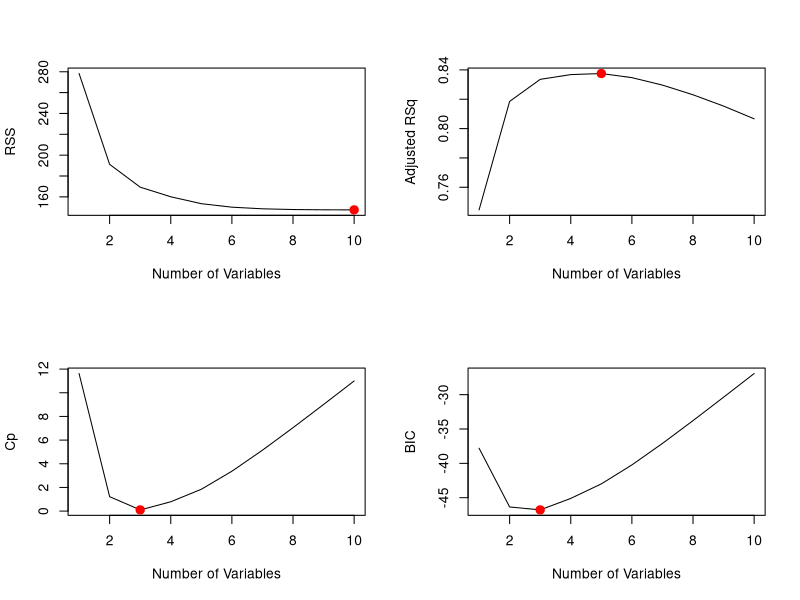

This chart was generated by the following R code:

# Fuel Efficiency Analysis
# Best Subset Selection (Student)
# Instructions:

# Run subset selection on the mtcars data
# Does the R-squared always increase and RSS always decrease when the model has more variables? Why?
# Generate line plots of RSS, Adjusted R-squared, Cp and BIC vs number of features
# Show the coefficients of the best model and interpret it


# load the leaps library which is available in conda's r channel
# see the instructions in install-instructions/README.md
library(leaps)

# use subset selection to find the best model for mpg for every number of variables

to = proc.time()

reg_fit_full = regsubsets(mpg ~ ., data=mtcars, nvmax=10)
tf = proc.time()
tf - to

reg_summary = summary(reg_fit_full)
reg_summary

#  user  system elapsed 
#   0.007   0.001   0.009 
# Subset selection object
# Call: regsubsets.formula(mpg ~ ., data = mtcars, nvmax = 10)
# 10 Variables  (and intercept)
#      Forced in Forced out
# cyl      FALSE      FALSE
# disp     FALSE      FALSE
# hp       FALSE      FALSE
# drat     FALSE      FALSE
# wt       FALSE      FALSE
# qsec     FALSE      FALSE
# vs       FALSE      FALSE
# am       FALSE      FALSE
# gear     FALSE      FALSE
# carb     FALSE      FALSE
# 1 subsets of each size up to 10
# Selection Algorithm: exhaustive
#           cyl disp hp  drat wt  qsec vs  am  gear carb
# 1  ( 1 )  " " " "  " " " "  "*" " "  " " " " " "  " " 
# 2  ( 1 )  "*" " "  " " " "  "*" " "  " " " " " "  " " 
# 3  ( 1 )  " " " "  " " " "  "*" "*"  " " "*" " "  " " 
# 4  ( 1 )  " " " "  "*" " "  "*" "*"  " " "*" " "  " " 
# 5  ( 1 )  " " "*"  "*" " "  "*" "*"  " " "*" " "  " " 
# 6  ( 1 )  " " "*"  "*" "*"  "*" "*"  " " "*" " "  " " 
# 7  ( 1 )  " " "*"  "*" "*"  "*" "*"  " " "*" "*"  " " 
# 8  ( 1 )  " " "*"  "*" "*"  "*" "*"  " " "*" "*"  "*" 
# 9  ( 1 )  " " "*"  "*" "*"  "*" "*"  "*" "*" "*"  "*" 
# 10  ( 1 ) "*" "*"  "*" "*"  "*" "*"  "*" "*" "*"  "*" 

# see the R-squared for the best model with idx variables
reg_summary$rsq

# 0.752832793658264
# 0.830227393329409
# 0.849663556361707
# 0.857851019062361
# 0.863737676177572
# 0.866707845819489
# 0.868097637068196
# 0.868706368905678
# 0.868944833872251
# 0.869015764477765


# plot number of variables for the best model against the associated RSS, Adjusted R-Squared, Cp and BIC. 
par(mfrow=c(2, 2))

plot(reg_summary$rss, xlab="Number of Variables", ylab="RSS", type="l")
points(
    which.min(reg_summary$rss),
    min(reg_summary$rss),
    col="red",
    cex=2,
    pch=20
)

plot(reg_summary$adjr2, xlab="Number of Variables", ylab="Adjusted RSq", type="l")
points(
    which.max(reg_summary$adjr2),
    max(reg_summary$adjr2),
    col="red",
    cex=2,
    pch=20
)

plot(reg_summary$cp, xlab="Number of Variables", ylab="Cp", type="l")
points(
    which.min(reg_summary$cp),
    min(reg_summary$cp),
    col="red",
    cex=2,
    pch=20
)

plot(reg_summary$bic, xlab="Number of Variables", ylab="BIC", type="l")
points(
    which.min(reg_summary$bic),
    min(reg_summary$bic),
    col="red",
    cex=2,
    pch=20
)

# see the coefficients for the best model with 3 variables
coef(reg_fit_full, 3)

# (Intercept)
# 9.61778051456159
# wt
# -3.91650372494249
# qsec
# 1.2258859715837
# am
# 2.93583719188942
